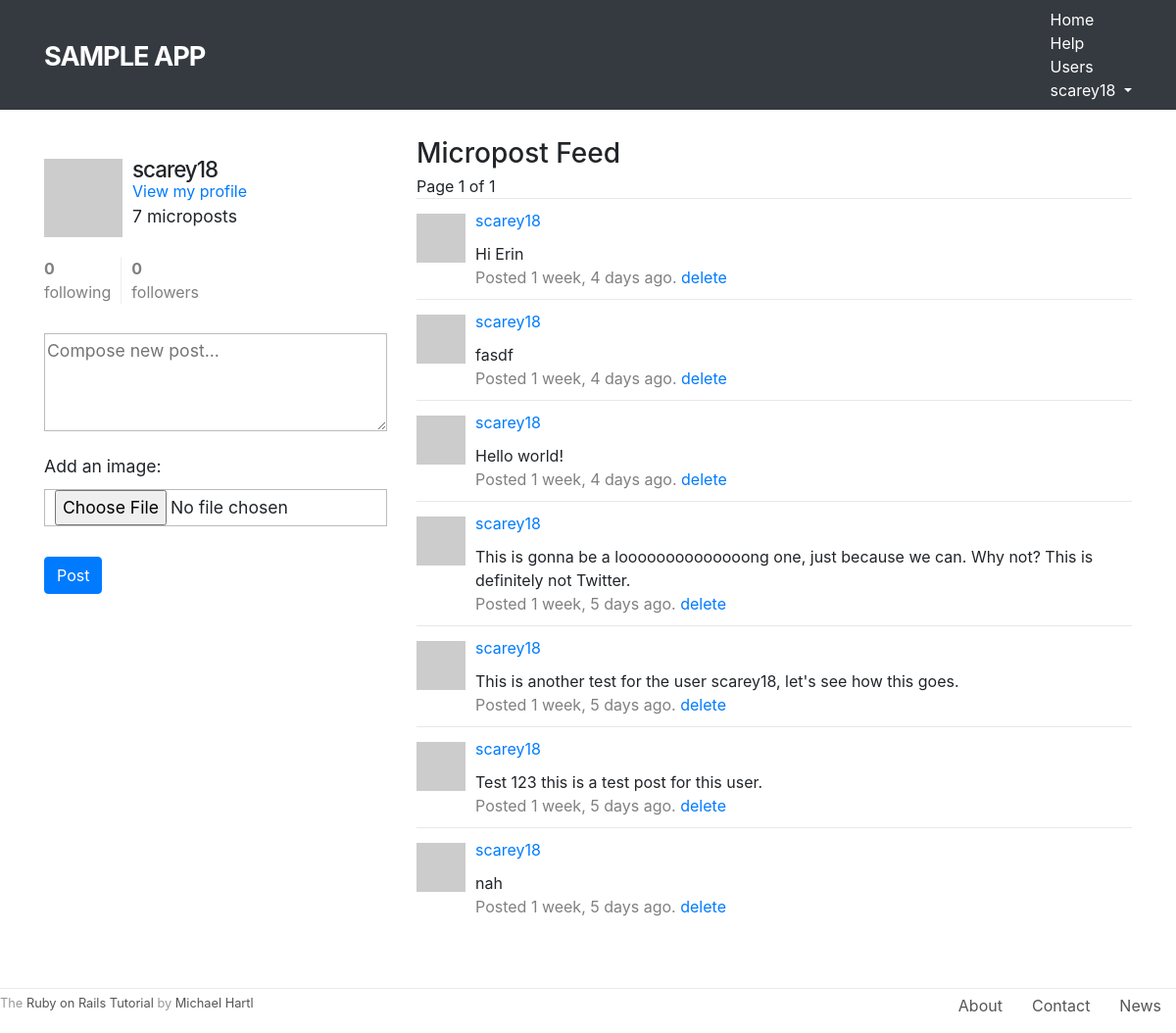
Page / (signed in) on the earlier database version.
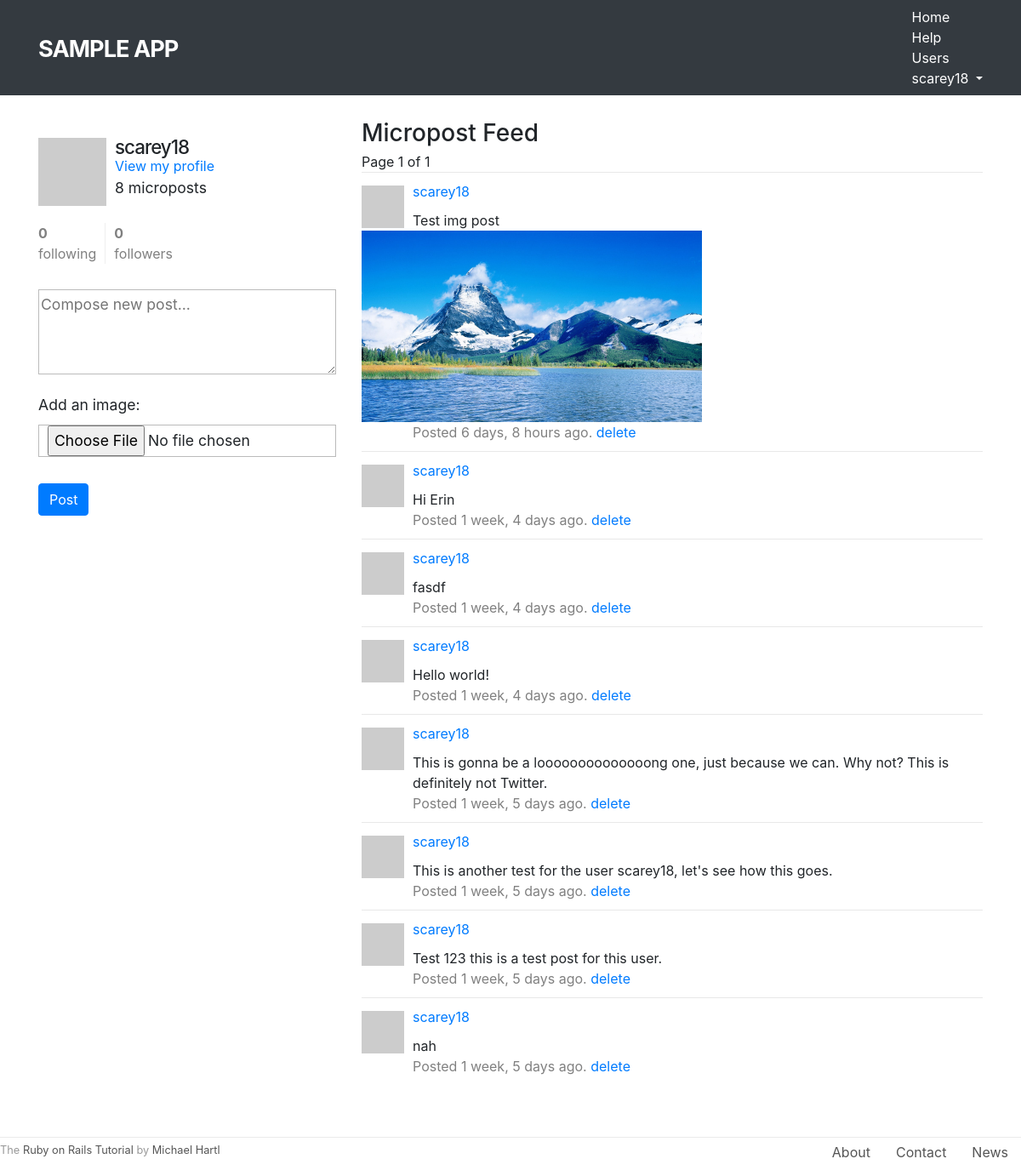
Same page on the later database version.
### static_pages/models.py (models this page shows, shortened)
class User(AbstractUser):
    is_active = models.BooleanField(default=False)
    activation_id = models.SlugField(null=True, blank=True, default=None)
    following = models.ManyToManyField(
                    'self',
                    symmetrical=False,
                    related_name='followers',
                    blank=True,
                    default=None
                )
    REQUIRED_FIELDS = ['email']
    def get_absolute_url(self):
        return reverse('static_pages:profile', args=(self.pk,))
    def gravatar(self, size=80):
        digest = hashlib.md5(self.email.encode()).hexdigest()
        url = f'http://www.gravatar.com/avatar/{digest}'
        img_tag = f'<img src="{url}" height="{size}" width="{size}" class="gravatar">'
        wrapped_img_tag = f'<a href="{self.get_absolute_url()}">{img_tag}</a>'
        return mark_safe(wrapped_img_tag)
    def index_gravatar(self):
        return self.gravatar(50)
    def microposts(self):
        return self.micropost_set.all().order_by('-created_at')

class Micropost(models.Model):
    content = models.TextField(max_length=140)
    created_at = models.DateTimeField(editable=False)
    updated_at = models.DateTimeField()
    user = models.ForeignKey(User, on_delete=models.CASCADE, editable=False)
    picture = models.ImageField(upload_to=image_file_path, blank=True, null=True)
    def resized_pic_width(self, size=400):
        return size if self.picture.width >= size else self.picture.width

### static_pages/views.py (the view)
# urls.py: 2. Add a URL to urlpatterns:  path('', views.home, name='home')
def home(request):
    user = auth.get_user(request)
    if user.is_authenticated:
        page_num = request.GET.get('page', 1)
        page_obj = Paginator(user.microposts(), 10).page(page_num)
        context = {
            'form': MicropostForm(),
            'page_obj': page_obj,
        }
        return render(request, 'static_pages/logged_in_home.html', context)
    return render(request, 'static_pages/logged_out_home.html')

### static_pages/forms.py
class MicropostForm(forms.ModelForm):
    class Meta:
        model = Micropost
        fields = ['content', 'picture']
        labels = {'content': _(''), 'picture': _('Add an image:')}
    def __init__(self, *args, **kwargs):
        super().__init__(*args, **kwargs)
        self.fields['content'].widget.attrs['placeholder'] = 'Compose new post...'

### static_pages/templates/static_pages/logged_in_home.html (shortened to what this page needs)
{% extends 'base.html' %}
{% block content %}
<div class="row">
    <aside class="col-md-4">
        <section class="user_info">
            <h1>
                {{ user.gravatar }}
                {{ user.username }}
            </h1>
            <span>
                <a href="{% url 'static_pages:profile' user.pk %}">View my profile</a>
            </span>
            <p>
                {{ user.microposts.count }} micropost{{ user.microposts.count|pluralize }}
            </p>
        </section>
        {% include 'partials/following_stats.html' with u=user %}
        <section class="micropost_form">
            <form method="post" action="{% url 'static_pages:create_micropost' %}" enctype="multipart/form-data">
                {{ form.as_p }}
                <button type="submit" class="btn btn-primary">Post</button>
            </form>
        </section>
    </aside>
    {% if user.microposts %}
    <div class="col-md-8">
        <h3>Micropost Feed</h3>
        {% include 'partials/user_post_list.html' with page_obj=page_obj %}
    </div>
    {% endif %}
</div>
{% endblock %}

### static_pages/templates/base.html (shortened to what this page needs)
<head>
	<link rel="stylesheet" href="https://stackpath.bootstrapcdn.com/bootstrap/4.1.1/css/bootstrap.min.css">
	{% load static %}
	<link rel="stylesheet" type="text/css" href="{% static 'static_pages/compiled.css' %}">
</head>
<body>
    <header class="navbar navbar-fixed-top navbar-dark bg-dark">
      	<div class="container">
        	<a href="{% url 'static_pages:home' %}" id="logo" class="navbar-brand">Sample app</a>
        	<nav>
          		<ul class="nav navbar-nav navbar-right">
            		<li><a href="{% url 'static_pages:home' %}">Home</a></li>
            		<li><a href="{% url 'static_pages:help' %}">Help</a></li>
            		{% if user.is_authenticated %}
            		<li><a href="{% url 'static_pages:index' %}">Users</a></li>
            		<li class="dropdown">
            			<a href="#" class="dropdown-toggle" data-toggle="dropdown">
            				{{ user.username }}<b class="caret"></b>
            			</a>
            		</li>
            		{% else %}
            		<li><a href="{% url 'static_pages:login' %}">Log in</a></li>
            		{% endif %}
          		</ul>
        	</nav>
      	</div>
    </header>
    <div class="container content">
        {% block content %}{% endblock %}
    </div>
    <footer class="footer">
		<small>
	    	The <a href="http://www.railstutorial.org/">Ruby on Rails Tutorial</a>
	   		by <a href="http://www.michaelhartl.com/">Michael Hartl</a>
	  	</small>
	  	<nav>
	    	<ul>
	      		<li><a href="{% url 'static_pages:about' %}">About</a></li>
	      		<li><a href="{% url 'static_pages:contact' %}">Contact</a></li>
	      		<li><a href="http://news.railstutorial.org/">News</a></li>
	    	</ul>
	  	</nav>
	</footer>
</body>

### static_pages/templates/partials/following_stats.html
<div class="stats">
	<a href="{% url 'static_pages:following' u.pk %}">
		<strong id="following" class="stat">
			{{ u.following.count }}
		</strong>
		following
	</a>
	<a href="#">
		<strong id="followers" class="stat">
			{{ u.followers.count }}
		</strong>
		followers
	</a>
</div>

### static_pages/templates/partials/user_post_list.html (shortened to what this page needs)
<ol class="microposts">
    <div class="pagination">
        <span class="step-links">
            <span class="current">
                Page {{ page_obj.number }} of {{ page_obj.paginator.num_pages }}
            </span>
        </span>
    </div>
    {% for p in page_obj.object_list %}
    <li id="micropost-{{p.pk}}">
        {{ p.user.index_gravatar }}
        <span class="user">
            <a href="{% url 'static_pages:profile' p.user.pk %}">
                {{ p.user.username }}
            </a>
        </span>
        <span class="content">{{ p.content }}</span>
        {% if p.picture %}
        <a href="{{ p.picture.url }}">
            <img src="{{ p.picture.url }}" width={{ p.resized_pic_width }}>
        </a>
        {% endif %}
        {% load humanize %}
        <span class="timestamp">
            Posted {{ p.created_at|naturaltime }}.
            {% if p.user == user %}
            <a href="{% url 'static_pages:delete_micropost' p.pk %}">delete</a>
            {% endif %}
        </span>
    </li>
    {% endfor %}
</ol>

Differences in the rows shown:
computed for User "scarey18": microposts.count "7" → "8"
added Micropost: user.username "scarey18", content "Test img post", picture (picture), created_at "6 days, 8 hours ago", shows "delete"
